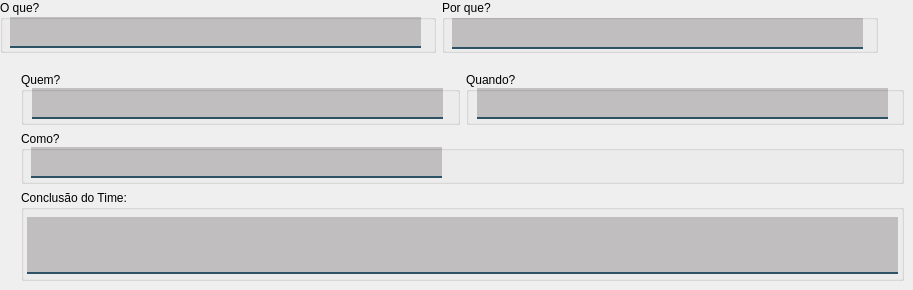
       <widget class="QWidget" name="tab_2">
        <attribute name="title">
         <string>Plano de Ação</string>
        </attribute>
        <widget class="QWidget" name="layoutWidget">
         <property name="geometry">
          <rect>
           <x>0</x>
           <y>0</y>
           <width>878</width>
           <height>53</height>
          </rect>
         </property>
         <layout class="QHBoxLayout" name="horizontalLayout_9">
          <item>
           <widget class="QGroupBox" name="groupBox_24">
            <property name="minimumSize">
             <size>
              <width>435</width>
              <height>51</height>
             </size>
            </property>
            <property name="title">
             <string>O que?</string>
            </property>
            <widget class="QLineEdit" name="txt_pessoas_8">
             <property name="enabled">
              <bool>false</bool>
             </property>
             <property name="geometry">
              <rect>
               <x>10</x>
               <y>17</y>
               <width>411</width>
               <height>31</height>
              </rect>
             </property>
             <property name="minimumSize">
              <size>
               <width>411</width>
               <height>0</height>
              </size>
             </property>
             <property name="font">
              <font>
               <family>Segoe UI</family>
              </font>
             </property>
             <property name="styleSheet">
              <string notr="true">background-color: rgba(10,0,0,50);
border:2px solid rgba(0,0,0,0);
border-bottom-color:rgba(46,82,101,255);
color:rgb(0,0,0);
padding-bottom:7px</string>
             </property>
            </widget>
           </widget>
          </item>
          <item>
           <widget class="QGroupBox" name="groupBox_25">
            <property name="minimumSize">
             <size>
              <width>435</width>
              <height>51</height>
             </size>
            </property>
            <property name="title">
             <string>Por que?</string>
            </property>
            <widget class="QLineEdit" name="txt_pessoas_9">
             <property name="enabled">
              <bool>false</bool>
             </property>
             <property name="geometry">
              <rect>
               <x>10</x>
               <y>18</y>
               <width>411</width>
               <height>31</height>
              </rect>
             </property>
             <property name="minimumSize">
              <size>
               <width>411</width>
               <height>0</height>
              </size>
             </property>
             <property name="font">
              <font>
               <family>Segoe UI</family>
              </font>
             </property>
             <property name="styleSheet">
              <string notr="true">background-color: rgba(10,0,0,50);
border:2px solid rgba(0,0,0,0);
border-bottom-color:rgba(46,82,101,255);
color:rgb(0,0,0);
padding-bottom:7px</string>
             </property>
            </widget>
           </widget>
          </item>
         </layout>
        </widget>
        <widget class="QWidget" name="layoutWidget">
         <property name="geometry">
          <rect>
           <x>21</x>
           <y>72</y>
           <width>883</width>
           <height>209</height>
          </rect>
         </property>
         <layout class="QVBoxLayout" name="verticalLayout_14">
          <item>
           <layout class="QHBoxLayout" name="horizontalLayout_13">
            <item>
             <widget class="QGroupBox" name="groupBox_26">
              <property name="minimumSize">
               <size>
                <width>435</width>
                <height>51</height>
               </size>
              </property>
              <property name="title">
               <string>Quem?</string>
              </property>
              <widget class="QLineEdit" name="txt_pessoas_10">
               <property name="enabled">
                <bool>false</bool>
               </property>
               <property name="geometry">
                <rect>
                 <x>11</x>
                 <y>16</y>
                 <width>411</width>
                 <height>31</height>
                </rect>
               </property>
               <property name="minimumSize">
                <size>
                 <width>411</width>
                 <height>0</height>
                </size>
               </property>
               <property name="font">
                <font>
                 <family>Segoe UI</family>
                </font>
               </property>
               <property name="styleSheet">
                <string notr="true">background-color: rgba(10,0,0,50);
border:2px solid rgba(0,0,0,0);
border-bottom-color:rgba(46,82,101,255);
color:rgb(0,0,0);
padding-bottom:7px</string>
               </property>
              </widget>
             </widget>
            </item>
            <item>
             <widget class="QGroupBox" name="groupBox_27">
              <property name="minimumSize">
               <size>
                <width>435</width>
                <height>51</height>
               </size>
              </property>
              <property name="title">
               <string>Quando?</string>
              </property>
              <widget class="QLineEdit" name="txt_pessoas_11">
               <property name="enabled">
                <bool>false</bool>
               </property>
               <property name="geometry">
                <rect>
                 <x>11</x>
                 <y>16</y>
                 <width>411</width>
                 <height>31</height>
                </rect>
               </property>
               <property name="minimumSize">
                <size>
                 <width>411</width>
                 <height>0</height>
                </size>
               </property>
               <property name="font">
                <font>
                 <family>Segoe UI</family>
                </font>
               </property>
               <property name="styleSheet">
                <string notr="true">background-color: rgba(10,0,0,50);
border:2px solid rgba(0,0,0,0);
border-bottom-color:rgba(46,82,101,255);
color:rgb(0,0,0);
padding-bottom:7px</string>
               </property>
              </widget>
             </widget>
            </item>
           </layout>
          </item>
          <item>
           <widget class="QGroupBox" name="groupBox_28">
            <property name="minimumSize">
             <size>
              <width>435</width>
              <height>51</height>
             </size>
            </property>
            <property name="title">
             <string>Como?</string>
            </property>
            <widget class="QLineEdit" name="txt_pessoas_12">
             <property name="enabled">
              <bool>false</bool>
             </property>
             <property name="geometry">
              <rect>
               <x>10</x>
               <y>16</y>
               <width>411</width>
               <height>31</height>
              </rect>
             </property>
             <property name="minimumSize">
              <size>
               <width>411</width>
               <height>0</height>
              </size>
             </property>
             <property name="font">
              <font>
               <family>Segoe UI</family>
              </font>
             </property>
             <property name="styleSheet">
              <string notr="true">background-color: rgba(10,0,0,50);
border:2px solid rgba(0,0,0,0);
border-bottom-color:rgba(46,82,101,255);
color:rgb(0,0,0);
padding-bottom:7px</string>
             </property>
            </widget>
           </widget>
          </item>
          <item>
           <widget class="QGroupBox" name="groupBox_29">
            <property name="minimumSize">
             <size>
              <width>881</width>
              <height>91</height>
             </size>
            </property>
            <property name="title">
             <string>Conclusão do Time:</string>
            </property>
            <widget class="QTextEdit" name="txt_recomendacao_3">
             <property name="enabled">
              <bool>false</bool>
             </property>
             <property name="geometry">
              <rect>
               <x>6</x>
               <y>27</y>
               <width>871</width>
               <height>57</height>
              </rect>
             </property>
             <property name="minimumSize">
              <size>
               <width>871</width>
               <height>51</height>
              </size>
             </property>
             <property name="font">
              <font>
               <family>Segoe UI</family>
              </font>
             </property>
             <property name="styleSheet">
              <string notr="true">background-color: rgba(10,0,0,50);
border:2px solid rgba(0,0,0,0);
border-bottom-color:rgba(46,82,101,255);
color:rgb(0,0,0);
padding-bottom:7px</string>
             </property>
            </widget>
           </widget>
          </item>
         </layout>
        </widget>
       </widget>
